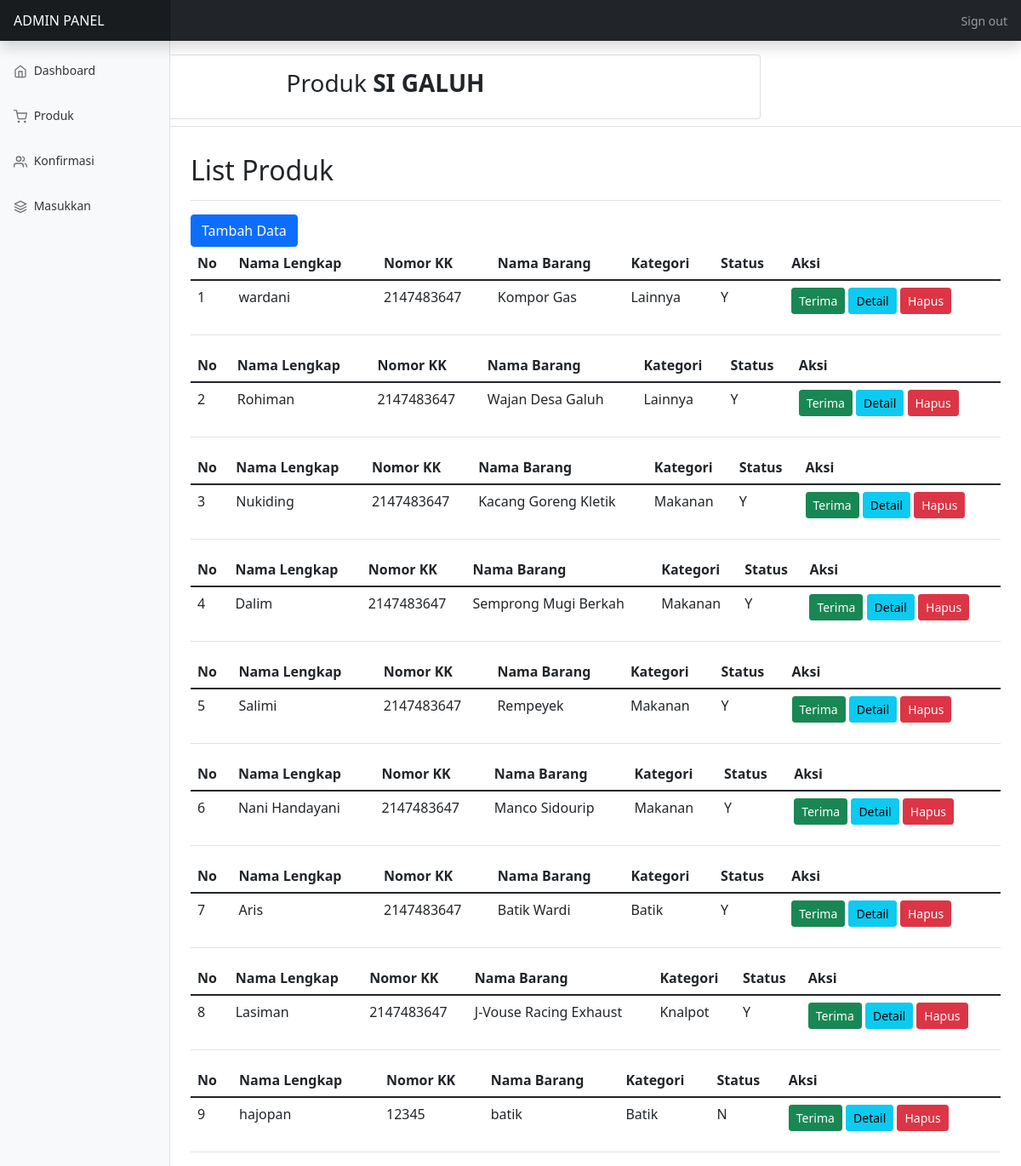
Screenshot of /admin1/tampil_produk.php with the database file from the repository.
### tables this page shows
CREATE TABLE `tb_barang` (
  `id_barang` int(11) NOT NULL,
  `nama_lengkap` varchar(255) NOT NULL,
  `nomor_kk` int(244) NOT NULL,
  `nomor_hp` varchar(20) NOT NULL,
  `nama_barang` varchar(244) NOT NULL,
  `deskripsi_barang` text NOT NULL,
  `harga` varchar(255) NOT NULL,
  `gambar` varchar(100) NOT NULL,
  `gambar2` varchar(244) NOT NULL,
  `gambar3` varchar(244) NOT NULL,
  `alamat` text NOT NULL,
  `id_kategori` int(11) NOT NULL,
  `status` varchar(15) NOT NULL
);

CREATE TABLE `kategori` (
  `id_kategori` int(11) NOT NULL,
  `Kategori` varchar(255) NOT NULL
);

### koneksi.php (called while the page is built)
<?php
	$koneksi = new mysqli("localhost","root","","db_sigaluh");
	return $koneksi;
 ?>

### input_barang/funct.php (called while the page is built, shortened)
<?php
function query($query){
	include ('../koneksi.php');
	$ambil=mysqli_query($koneksi,$query);
	while ($row=mysqli_fetch_assoc($ambil)) {
		$rows[]=$row;
	}
	return $rows;
}

### admin1/tampil_produk.php (the view)
<?php
include '../input_barang/funct.php';
$ambil=query("SELECT*FROM tb_barang INNER JOIN kategori ON kategori.id_kategori = tb_barang.id_kategori ORDER BY id_barang DESC");
 ?>
<?php include '../navigasi/admin_nav.php'; ?>
<div class="d-flex justify-content-between flex-wrap flex-md-nowrap align-items-center pt-3 pb-2 mb-3 border-bottom">
        <div class="col-md-9">
        <div class="card">
          <div class="card-body">
            <center>
              <h3>
               Produk<strong> SI GALUH</strong> <br>
              </h3>
            </center>
         </div>
      </div>
    </div>
</div>
<main class="col-md-9 ms-sm-auto col-lg-10 px-md-4">
  <div class="d-flex justify-content-between flex-wrap flex-md-nowrap align-items-center pt-3 pb-2 mb-3 border-bottom">
    <h1 class="h2">List Produk</h1>
</div>
<a class="btn btn-primary" href="../input_barang/index.php" role="button">Tambah Data</a>
<?php $i=1; ?>
<?php foreach ($ambil as $row):?>
<table class="table">
  <thead>
    <tr>
      <th scope="col">No</th>
      <th scope="col">Nama Lengkap</th>
      <th scope="col">Nomor KK</th>
      <th scope="col">Nama Barang</th>
      <th scope="col">Kategori</th>
      <th scope="col">Status</th>
      <th scope="col">Aksi</th>
  </tr>
</thead>
<tbody>
    <tr>
      <td><?php echo $i; ?></td>
      <td><?php echo $row["nama_lengkap"]; ?></td>
      <td><?php echo $row["nomor_kk"]; ?></td>
      <td><?php echo $row["nama_barang"]; ?></td>
      <td><?php echo $row["Kategori"]; ?></td>
      <td><?php echo $row["status"];?></td>
      <td>
          <a class="btn btn-success btn-sm mb-3" href="edit_akun.php?id=<?php echo $row["id_barang"]?>".onclick="return confirm('anda yakin ingin menerima data ini?'" role="button">Terima</a>
          <a class="btn btn-info btn-sm mb-3" href="detail.php?id=<?php echo $row["id_barang"]?>" role="button">Detail</a>
          <a class="btn btn-danger btn-sm mb-3" href="hapus_akun.php?id=<?php echo $row["id_kategori"]?>".onclink="return confirm('anda yakin ingin menghapus data ini?'" role="button">Hapus</a>
      </td>
  </tr>
  <?php $i++; ?>
	<?php endforeach; ?>
</body>
</table>

### rows the page displays
tb_barang: nama_lengkap "wardani", nomor_kk "2147483647", nama_barang "Kompor Gas", id_kategori.Kategori "Lainnya", status "Y"
tb_barang: nama_lengkap "Rohiman", nomor_kk "2147483647", nama_barang "Wajan Desa Galuh", id_kategori.Kategori "Lainnya", status "Y"
tb_barang: nama_lengkap "Nukiding", nomor_kk "2147483647", nama_barang "Kacang Goreng Kletik", id_kategori.Kategori "Makanan", status "Y"
tb_barang: nama_lengkap "Dalim", nomor_kk "2147483647", nama_barang "Semprong Mugi Berkah", id_kategori.Kategori "Makanan", status "Y"
tb_barang: nama_lengkap "Salimi", nomor_kk "2147483647", nama_barang "Rempeyek", id_kategori.Kategori "Makanan", status "Y"
tb_barang: nama_lengkap "Nani Handayani", nomor_kk "2147483647", nama_barang "Manco Sidourip", id_kategori.Kategori "Makanan", status "Y"
tb_barang: nama_lengkap "Aris", nomor_kk "2147483647", nama_barang "Batik Wardi", id_kategori.Kategori "Batik", status "Y"
tb_barang: nama_lengkap "Lasiman", nomor_kk "2147483647", nama_barang "J-Vouse Racing Exhaust", id_kategori.Kategori "Knalpot", status "Y"
tb_barang: nama_lengkap "hajopan", nomor_kk "12345", nama_barang "batik", id_kategori.Kategori "Batik", status "N"
